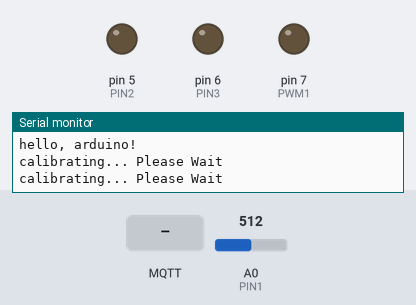
Recording of a sketch running on a simulated Arduino Uno, built with avr-gcc and run on an emulated ATmega328P. Parts: output pins drawn as LEDs (lit = HIGH), the last lines printed to the serial monitor. The inputs (shaded band) are chosen by the test bench; at power-on: A0 (PIN1) = 512. WiFi joins after 1.5 s; servers stay silent unless stated; no MQTT or app messages arrive unless stated.

Above: at 2.7 s.
2.8 s: MQTT message "1" arrives on the first subscribed topic
At 4.2 s:
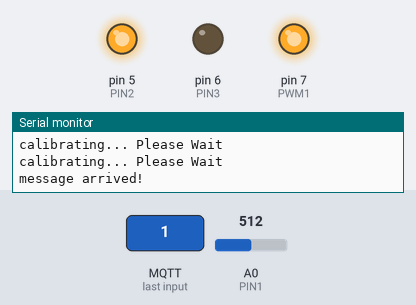
6.8 s: MQTT message "0" arrives on the first subscribed topic
At 10.0 s:
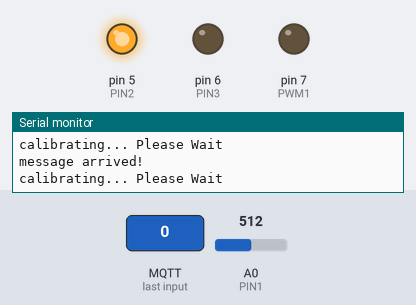
10.8 s: MQTT message "2" arrives on the first subscribed topic
At 12.8 s:
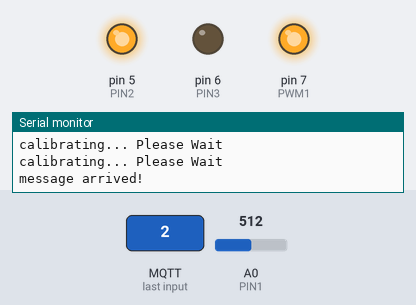
Timing chart, 0 to 15.1 s (numbered marks = the images above; inputs shaded):
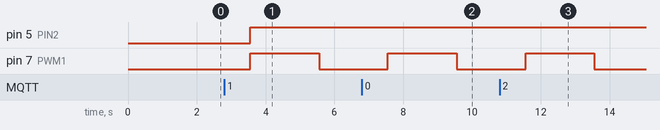

The sketch:

4_lm35_mqtt.ino
```cpp
#define PIN1 A0     //温度センサー
#define PIN2 5      //モーター用その①
#define PIN3 6      //モーター用その②
#define PWM1 7      //モーター用その③
#define PIN4 2      //LED用
#define MEAN 100    //移動平均を出すまでのサンプリング数を指定します。

#include <ArduinoJson.h>
#include <Ethernet.h>
#include <PubSubClient.h>                                  // MQTTクライアントライブラリ

//移動平均用
int cnt = 0;
float temp[MEAN+1] = {};
boolean calibration_done = false;

//MACアドレスとMQTTブローカー設定
byte mac[]    = {  0xDE, 0xED, 0xBA, 0x01, 0x05, 0x61 };    // 自身のEtherernet Sheild の MACアドレス に変更
byte server[]   = { 123, 123, 123, 123 };                   // Mosquittoが実行されているPCのIPアドレス に変更

//送信用JSONの初期設定
DynamicJsonBuffer jsonBuffer;
char json[] =
  "{\"protocol\":\"1.0\",\"loginId\":arduino,\"name\":\"userXX\",\"template\":\"handson\",\"status\":[{\"enabled\":\"true\",\"values\":[{\"name\":\"温度\",\"type\":\"2\",\"value\":\"\"}]}]}";
JsonObject& root = jsonBuffer.parseObject(json);

void callback(char* topic, byte* payload, unsigned int length) {
  //メッセージ受信時にシリアルに表示する。
  Serial.println("message arrived!");

  //LEDをオンにする
  digitalWrite(PIN4, HIGH);

  //モーターをオンにする
  digitalWrite(PIN2, HIGH);
  digitalWrite(PIN3, LOW);
  analogWrite(PWM1, 200);

  //2秒待機してオフにする。
  delay(2000);
  digitalWrite(PIN4, LOW);
  analogWrite(PWM1, 0);
}

EthernetClient ethClient;           //イーサネットクライアントの初期化
PubSubClient client(ethClient);     //MQTTクライアントの初期化

//温度センサーの値を摂氏で取得
float get_temp() {
  int analogValue = analogRead(PIN1);
  float temp = ((analogValue * 5) / 1024.0) * 100;
  return temp;
}

void setup() {
  Serial.begin(9600);
  Serial.println("hello, arduino!");

  //MQTT送信用ユーザー名(JSON)
  root["name"] = "user20";

  pinMode(PIN2, OUTPUT);
  pinMode(PIN3, OUTPUT);
  pinMode(PWM1, OUTPUT);

  client.setServer(server, 1883);
  client.setCallback(callback);

  Ethernet.begin(mac);                            //イーサネットの開始
  if (client.connect("arduinoClient")) {           //クライアント名"arduinoClient"で接続。
    client.publish("outTopic", "hello, mqtt!");    //outTopicに対し、"hello, mqtt!"を送信
    client.subscribe("Fab/#");                     //"Fab/#"でサブスクライブを開始
  }
}

void loop() {

  //temp[MEAN-1]が0.00でない場合、キャリブレーションは完了していると判定しフラグを立てる
  if (temp[MEAN-1] != 0.00) {
    calibration_done = true;
  }

  //結果格納用変数
  float sum = 0.0;

  //cnt=MEAN、つまり配列の最後までいったらカウンタをゼロリセットする。
  if (cnt == MEAN) {
    cnt = 0;
  }
  temp[cnt] = get_temp();   //temp[cnt]に最新の温度を格納する
  cnt++;

  //配列の平均をとる。
  for (int i = 0; i < MEAN;i++) {
    sum += temp[i];
    //Serial.print(i);
    //Serial.print(":");
    //Serial.print(temp[i]);
    //Serial.print(" ");
  }
  float celsius = sum / MEAN;

  //キャリブレーションが未完了の場合、以降の処理をスキップする
  if (calibration_done == true) {
  //  if (cnt % 10 == 0) {        //送信頻度を10回に1回に制限する（調整可）
  //    Serial.print("Degree(C):   ");
  //    Serial.println(celsius);
      //Serial.print("temp: ");
      //Serial.println(get_temp());
      root["status"][0]["values"][0]["value"] = String(get_temp());   //JSONに温度をセット

      String payload = "";                                            //payloadを初期化
      root.printTo(payload);                                          //JSONの内容をpayloadに吐き出し
      int payload_length = payload.length() + 1;                      //payloadの長さ＋１
      //Serial.print("payload_length: ");
      //Serial.println(payload_length);
      Serial.println(payload);
      char payload_data[payload_length];                              //char型の配列を初期化
      payload.toCharArray(payload_data, payload_length);              //payloadをcharArrayに変換
      client.publish("Notify", payload_data);                         //MQTTブローカーへメッセージ送信
  } else {
    Serial.println("calibrating... Please Wait");
  }

  delay(1000);                                                    //1秒待機
  client.loop();
}
```

Measured:
- after the input at 2.8 s, pin 5 (PIN2): LOW → HIGH after 0.76 s; pin 7 (PWM1): LOW → HIGH after 0.76 s, → LOW 2.0 s later
- after the input at 6.8 s, pin 7 (PWM1): LOW → HIGH after 0.76 s, → LOW 2.0 s later
- after the input at 10.8 s, pin 7 (PWM1): LOW → HIGH after 0.76 s, → LOW 2.0 s later
